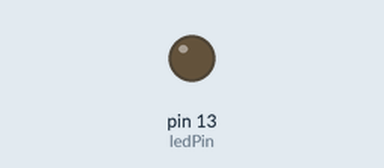
The sketch below on a simulated Arduino Uno, built with avr-gcc and run on an emulated ATmega328P. Parts: output pins drawn as LEDs (lit = HIGH).

Above: at 0.24 s.
At 33.2 s:
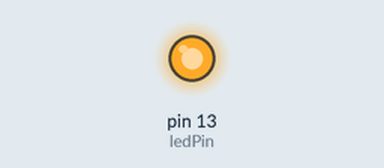
Timing chart, 0 to 40.0 s (numbered marks = the images above):
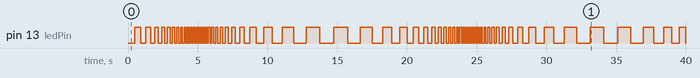

The sketch:

ledSin.ino
```cpp
#define freqmin 1000
#define freqmax 100
#define pasos 50000

double sum = 0;
double frec;
volatile byte ledState = LOW;
const byte ledPin = 13;

unsigned long previousMillis = 0;        // will store last time LED was updated

void setup() {
  pinMode(13, OUTPUT);    // sets the digital pin 13 as output
  Serial.begin(9600);
}

void loop() {
  sum += 3.14/pasos;
  double sumA = sin(sum)*100;
  frec = map(sumA,-100,100,freqmin,freqmax);

  unsigned long currentMillis = millis();

  if (currentMillis - previousMillis >= frec) {
    // save the last time you blinked the LED
    previousMillis = currentMillis;

    // if the LED is off turn it on and vice-versa:
    if (ledState == LOW) {
      ledState = HIGH;
    }
    else{
      ledState = LOW;
    }

    // set the LED with the ledState of the variable:
    digitalWrite(ledPin, ledState);
  }
}
```

Measured:
- by itself, pin 13 (ledPin): LOW → HIGH at 0.48 s, → LOW 0.42 s later, → HIGH 0.37 s later, → LOW 0.33 s later, … (124 changes in this stretch)
